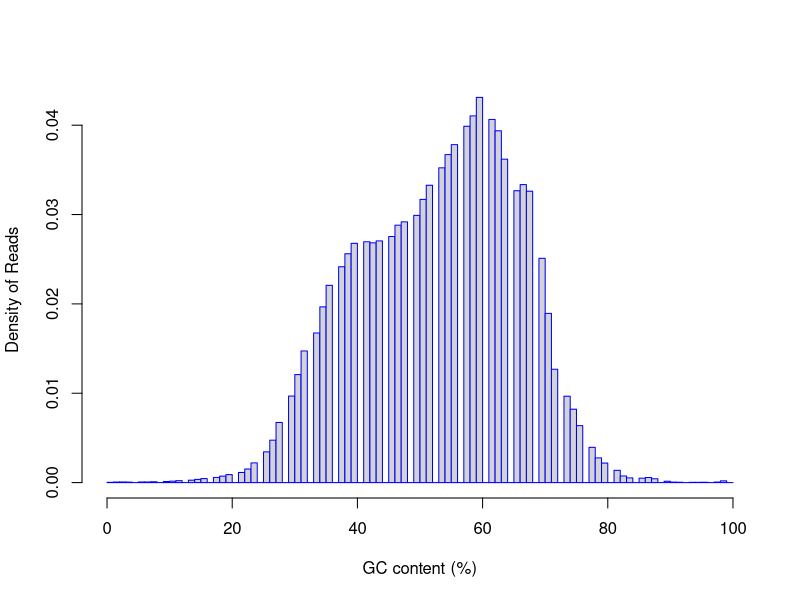

Source code (R):
pdf("qc_results/rseqc/spaceranger/read_gc.GC_plot.pdf")
gc=rep(c(36.00,30.67,32.00,37.33,38.67,40.00,29.33,25.33,34.67,33.33,28.00,41.33,45.33,9.33,58.67,57.33,52.00,50.67,49.33,53.33,48.00,56.00,54.67,60.00,46.67,42.67,61.33,62.67,44.00,26.67,24.00,22.67,21.33,20.00,17.33,18.67,16.00,14.67,13.33,10.67,90.67,85.33,81.33,92.00,93.33,88.00,86.67,89.33,78.67,80.00,84.00,82.67,76.00,70.67,77.33,72.00,73.33,69.33,74.67,65.33,64.00,66.67,68.00,12.00,94.67,96.00,97.33,0.00,5.33,2.67,98.67,8.00,6.67,4.00,1.33,100.00),times=c(765442,418990,510733,837596,888073,928310,335908,119212,681780,580532,233293,934486,954882,4058,1422796,1382659,1153611,1098886,1036770,1221286,1011778,1311380,1272747,1494563,998816,930311,1409150,1364962,937822,164657,76439,52753,39321,30991,20009,25060,15560,12438,9347,5557,1955,17161,47568,1231,1126,14825,19615,5176,95846,75797,18221,25760,221005,656626,136754,439801,335142,870101,284827,1132397,1254899,1156244,1130579,7508,1153,1415,2233,1011,2282,2427,6650,3061,2369,1958,2187,7))
hist(gc,probability=T,breaks=100,xlab="GC content (%)",ylab="Density of Reads",border="blue",main="")
dev.off()
